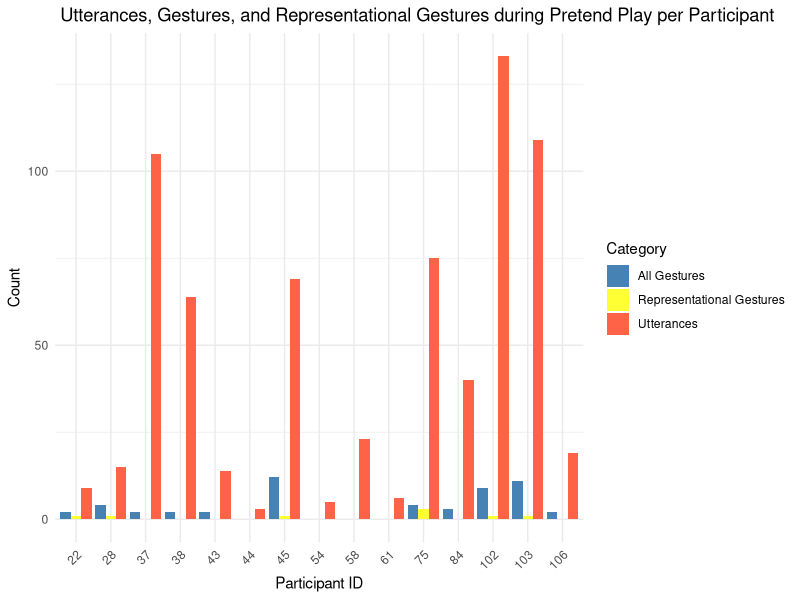
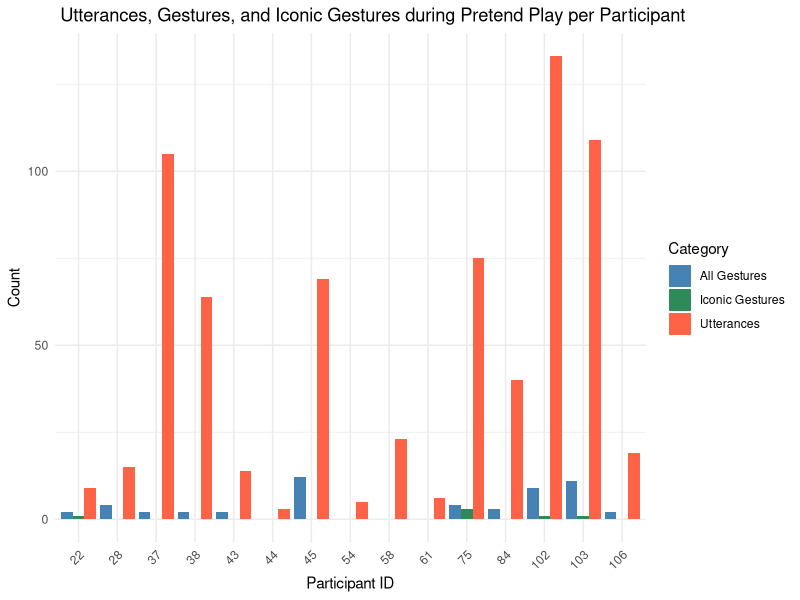
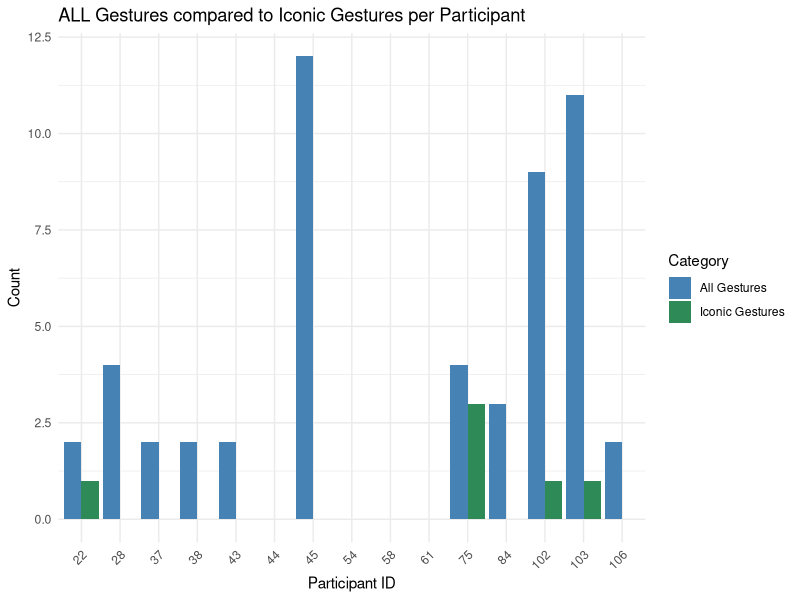
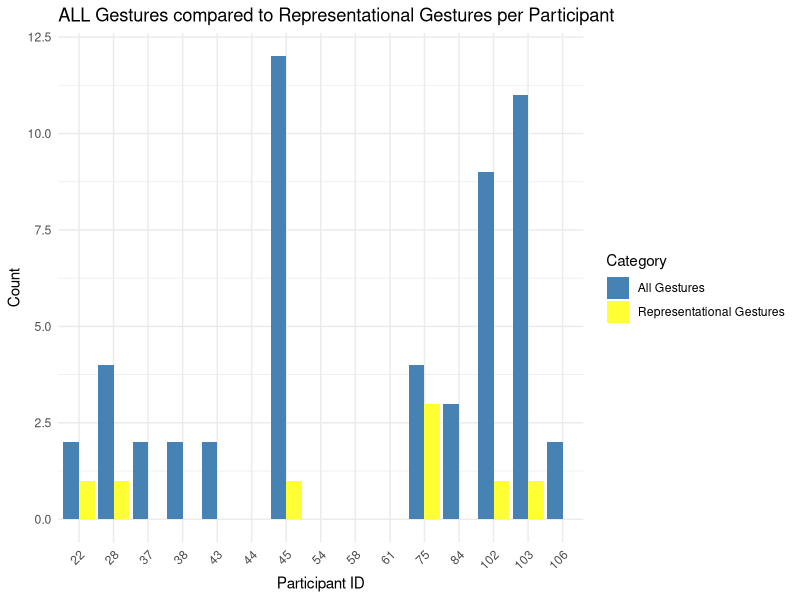

Write R code to recreate these figures, in order.
## ---- chunk 1
knitr::opts_chunk$set(echo = TRUE)

library(dplyr)
library(tidyr)
library(ggplot2)
library(stringr)
library(knitr)

## ---- chunk 2
#library(dplyr)

# Create a data frame for demographics
#demographics <- tibble(
  #Characteristic = c("N (Total)", "Age (years)", "Gender", "Household Income", 
                     #"Race/Ethnicity", "Parental Education (years)"),
  #Description = c(
   # "20",
    #"M = 5.50, SD = 0.17",
    #"11 girls, 9 boys",
    #"Range: < $15K to > $100K; M = $60,875, SD = $32,830",
    #"2 African-American, 1 Latino, 13 Caucasian, 3 Mixed-Race",
    #"M = 16.1, SD = 1.77, Range = 12 to 18"
  #)
#)

#options(knitr.kable.NA = '') # Ensures missing values are empty

# Print as a table using kable
#kable(demographics, caption = "Demographic Characteristics of TD Children")

## ---- chunk 3

P2_H8_ALL <- read.csv('PN_Datasets/Pretend_Play/CSVs_of_Combined_Data_PP/P2_H8_ALL.csv')

# makes all c_form entries lower case
P2_H8_ALL$c_form <- tolower(P2_H8_ALL$c_form)

#list of all unique entries in c_form
unique(P2_H8_ALL$c_form)


## ---- chunk 4

# Filter for rows where c_pret is 1, then count occurrences of c-form
PP_gest_overlap <- P2_H8_ALL %>%
  filter(c_pret == 1 & !is.na(c_form)) # Only keep rows where c_pret is 1 and c_form has any value

# View the result
# print(PP_gest_overlap)

## ---- chunk 5

# Generate summary statistics for the count column 'n'
cooccurance1 <- PP_gest_overlap %>%
  group_by(participant_id) %>%
  summarise(
    PP_gest_overlap_individual = n()
  )

print(cooccurance1)
## ---- chunk 6

# Filter for rows where c_pret is 1, then count occurrences of c_utt
PP_utts_overlap <- P2_H8_ALL %>%
  filter(c_pret == 1 & !is.na(c_utts)) # Only keep rows where c_pret is 1 and c_utt has any value

# View the result
# print(PP_utts_overlap)

## ---- chunk 7

cooccurance2 <- PP_utts_overlap %>%
  group_by(participant_id) %>%
  summarise(
    PP_utts_overlap_individual = n()
  )
 
print(cooccurance2)
## ---- chunk 8
PP_utts_gest_overlap <- full_join(cooccurance1, cooccurance2, by = "participant_id")

print(PP_utts_gest_overlap)
## ---- chunk 9
# Filter for rows where c_pret is 1, then count occurrences of c-form
PP_gest_rep_overlap <- P2_H8_ALL %>%
  filter(c_pret == 1 & 
         str_detect(c_form,"iconic|point-iconic-flip|nod\\+palm\\+palm-iconic|iconic\\s-\\siconic|iconic\\?|iconic-iconic-iconic-iconic|nod\\+iconic|iconic~|iconic-iconic|metaphoric|demo"))

# View the result
print(PP_gest_rep_overlap)
## ---- chunk 10

# Generate summary statistics for the count column 'n'
cooccurance4 <- PP_gest_rep_overlap %>%
  group_by(participant_id) %>%
  summarise(
    PP_gest_rep_overlap_individual = n()
  )

print(cooccurance4)

## ---- chunk 11
# Filter for rows where c_pret is 1, then count occurrences of c-form
PP_gest_icon_overlap <- P2_H8_ALL %>%
  filter(c_pret == 1 & 
         str_detect(c_form,"iconic|point-iconic-flip|nod\\+palm\\+palm-iconic|iconic\\s-\\siconic|iconic\\?|iconic-iconic-iconic-iconic|nod\\+iconic|iconic~|iconic-iconic")) # be sure to adjust specific words for each new dataset

# View the result
print(PP_gest_icon_overlap)
## ---- chunk 12

# Generate summary statistics for the count column 'n'
cooccurance3 <- PP_gest_icon_overlap %>%
  group_by(participant_id) %>%
  summarise(
    PP_gest_icon_overlap_individual = n()
  )

print(cooccurance3)
## ---- chunk 13
PP_utts_gest_rep_overlap <- full_join(PP_utts_gest_overlap, cooccurance4, by = "participant_id")

print(PP_utts_gest_rep_overlap)
## ---- chunk 14

# Convert wide format to long format
long_data_rep <- PP_utts_gest_rep_overlap %>%
  pivot_longer(
    cols = -participant_id, # Convert all except participant_id
    names_to = "Category", 
    values_to = "Count"
  )

# Rename categories for better visualization
long_data_rep$Category <- recode(long_data_rep$Category, 
                             PP_gest_overlap_individual = "All Gestures",
                             PP_utts_overlap_individual = "Utterances",
                             PP_gest_rep_overlap_individual = "Representational Gestures")

print(long_data_rep) # Check the long format structure
## ---- chunk 15
ggplot(long_data_rep, aes(x = factor(participant_id), y = Count, fill = Category)) +
  geom_bar(stat = "identity", position = "dodge") + 
  labs(
    title = " Utterances, Gestures, and Representational Gestures during Pretend Play per Participant",
    x = "Participant ID",
    y = "Count"
  ) +
  theme_minimal() +
  theme(axis.text.x = element_text(angle = 45, hjust = 1)) +  # Rotate x-axis labels
  scale_fill_manual(values = c("All Gestures" = "steelblue", 
                               "Utterances" = "tomato", 
                               "Representational Gestures" = "#FFFF33"))  # Customize colors
## ---- chunk 16

PP_utts_gest_icon_overlap <- full_join(PP_utts_gest_overlap, cooccurance3, by = "participant_id")

print(PP_utts_gest_icon_overlap)

## ---- chunk 17

# Convert wide format to long format
long_data_icon <- PP_utts_gest_icon_overlap %>%
  pivot_longer(
    cols = -participant_id, # Convert all except participant_id
    names_to = "Category", 
    values_to = "Count"
  )

# Rename categories for better visualization
long_data_icon$Category <- recode(long_data_icon$Category, 
                             PP_gest_overlap_individual = "All Gestures",
                             PP_utts_overlap_individual = "Utterances",
                             PP_gest_icon_overlap_individual = "Iconic Gestures")

print(long_data_icon) # Check the long format structure
## ---- chunk 18
ggplot(long_data_icon, aes(x = factor(participant_id), y = Count, fill = Category)) +
  geom_bar(stat = "identity", position = "dodge") + 
  labs(
    title = " Utterances, Gestures, and Iconic Gestures during Pretend Play per Participant",
    x = "Participant ID",
    y = "Count"
  ) +
  theme_minimal() +
  theme(axis.text.x = element_text(angle = 45, hjust = 1)) +  # Rotate x-axis labels
  scale_fill_manual(values = c("All Gestures" = "steelblue", 
                               "Utterances" = "tomato", 
                               "Iconic Gestures" = "seagreen"))  # Customize colors

## ---- chunk 19

# Filter out Utterances and keep only Gestures and Iconic Gestures
long_data_icon_filtered <- long_data_icon %>%
  filter(Category %in% c("All Gestures", "Iconic Gestures"))

# Create the grouped bar chart
ggplot(long_data_icon_filtered, aes(x = factor(participant_id), y = Count, fill = Category)) +
  geom_bar(stat = "identity", position = "dodge") + 
  labs(
    title = "ALL Gestures compared to Iconic Gestures per Participant",
    x = "Participant ID",
    y = "Count",
    fill = "Category"
  ) +
  theme_minimal() +
  theme(axis.text.x = element_text(angle = 45, hjust = 1)) +  
  scale_fill_manual(values = c("All Gestures" = "steelblue", 
                               "Iconic Gestures" = "seagreen"))  # Customize colors

## ---- chunk 20

# Filter out Utterances and keep only Gestures and Representational Gestures
long_data_rep_filtered <- long_data_rep %>%
  filter(Category %in% c("All Gestures", "Representational Gestures"))

# Create the grouped bar chart
ggplot(long_data_rep_filtered, aes(x = factor(participant_id), y = Count, fill = Category)) +
  geom_bar(stat = "identity", position = "dodge") + 
  labs(
    title = "ALL Gestures compared to Representational Gestures per Participant",
    x = "Participant ID",
    y = "Count",
    fill = "Category"
  ) +
  theme_minimal() +
  theme(axis.text.x = element_text(angle = 45, hjust = 1)) +  
  scale_fill_manual(values = c("All Gestures" = "steelblue", 
                               "Representational Gestures" = "#FFFF33"))  # Customize colors

